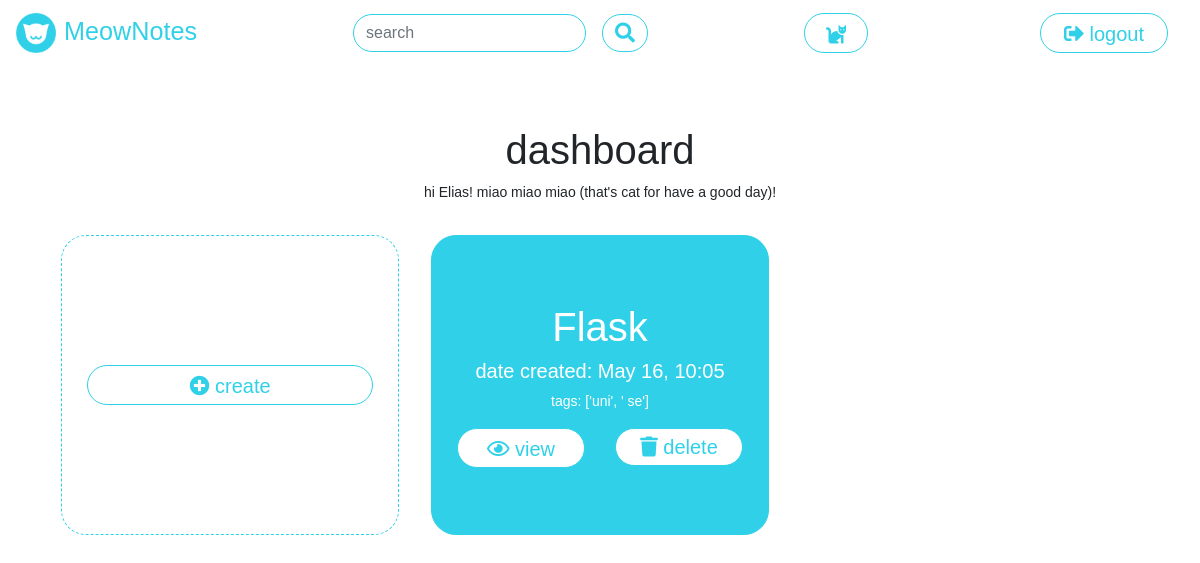
The page /dashboard (signed in) on the database as committed earlier.
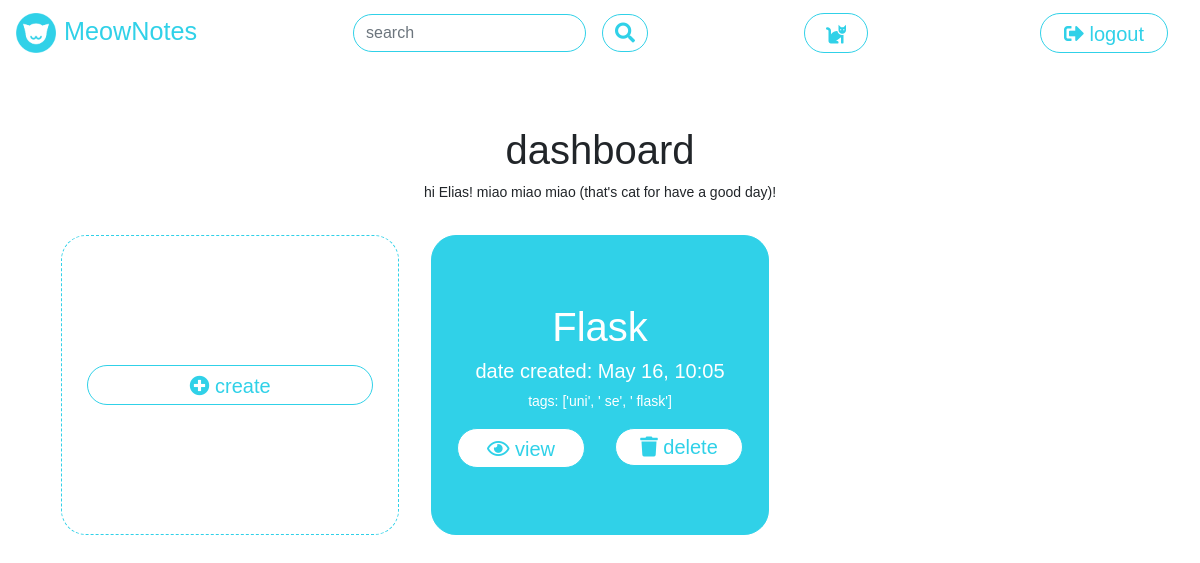
The same page on the database as committed later.
### tables this page shows
CREATE TABLE "notes" (
 "id" INTEGER UNIQUE,
 "uid" INTEGER NOT NULL,
 "date_created" TEXT NOT NULL,
 "title" TEXT NOT NULL,
 "tags" TEXT,
 "content" BLOB NOT NULL,
 PRIMARY KEY("id")
);

### meownotes/pawprint.py (the view)
@MEOW_BP.route("/dashboard")
def dashboard():
    if g.uid:
        session_user = g.username
        uid = g.uid
        db_user_results = get_notes_by_user(uid)
        note_data = process_note_results(db_user_results)
        msg = create_welcome_message(session_user)
        return render_template("dashboard.html", msg=msg, menu_item="logout", data=note_data)
    return redirect("/")

### meownotes/dbquery.py (called while the page is built)
def get_db():
    if DEBUG:
        print(">>> INFO: MeowNotes database configured is: %s" % current_app.config["DATABASE"])
    if "db" not in g:
        g.db = sqlite3.connect(
            current_app.config["DATABASE"],
            detect_types=sqlite3.PARSE_DECLTYPES
        )
        g.db.row_factory = sqlite3.Row
    return g.db

def execute_select(query):
    meownotes_db = get_db()
    result = meownotes_db.execute(query).fetchall()
    return result

def get_user_by_name(username):
    query_input_items = [{"val": username, "cols": ["username"],
                          "type": "exact", "condition": True}]
    query = prepare_query("GET_CONDITIONAL", "users", query_input_items)
    results = execute_select(query)
    return results

def get_id_by_user(username):
    db_res = get_user_by_name(username)
    db_user = parse_user(db_res[0])
    uid = db_user["uid"]
    return uid

def get_notes_by_user(uid):
    query_input_items = [{"val": uid, "cols": ["uid"], "type": "exact", "condition": True}]
    query = prepare_query("GET_CONDITIONAL", "notes", query_input_items)
    results = execute_select(query)
    return results

def parse_user(db_result):
    result = {
        "uid": db_result[0],
        "username": db_result[1],
        "password": db_result[2]
    }
    return result

def parse_note(db_note):
    real_date = dateutil.parser.parse(db_note[2])
    result = {
        "note_id": db_note[0],
        "uid": db_note[1],
        "date_created": db_note[2],
        "ui_date": real_date.strftime('%b %d, %H:%m'),
        "title": db_note[3],
        "tags": db_note[4].split(","),
        "content": db_note[5],
    }
    return result

def process_note_results(db_notes):
    parsed_notes = []
    for db_note in db_notes:
        parsed_notes.append(parse_note(db_note))
    parsed_notes.sort(key=operator.itemgetter('date_created'))
    return parsed_notes

### meownotes/pawprint.py (called while the page is built)
@MEOW_BP.before_app_request
def check_user_logged_in():
    if session.get("username") is not None:
        g.username = session.get("username")
        g.uid = get_id_by_user(session.get("username"))
    else:
        g.uid = None

### meownotes/utils.py (called while the page is built)
def format_value_for_db(value, cols, paramtype):
    if isinstance(value, int) or "id" in cols:
        result = str(value)
    elif paramtype == "contains":
        result = "'%" + value + "%'"
    else:
        result = "'" + value + "'"
    return result

### meownotes/templates/dashboard.html (shortened to what this page needs)
<!DOCTYPE html>
<html lang="en" dir="ltr">
{% extends "meownotes.html" %}
  {% block head %}
  {{ super() }}
  {% endblock %}
  {% block content %}
  <div class="content main">
    <div class="row">
      <div class="col my-auto text-center">
        <div class="my-auto">
          <h1>dashboard</h1>
          {{msg}}
        </div>
      </div>
    </div>
    <div class="row dash-notes-row align-items-center">
      <div class="col-4 text-center dash-notes-col my-auto">
        <div class="dashboard-note-prompt card">
          <div class="card-contents my-auto">
            <div class="row">
              <div class="col">
                <div class="meownotes-button meownotes-link my-auto meownotes-go-accent">
                  <span class="align-middle">
                    <a href="{{ url_for('pawprint.create') }}">
                      <i class="fas fa-plus-circle"></i> create
                    </a>
                  </span>
                </div>
              </div>
            </div>
          </div>
        </div>
      </div>
      {% for note in data %}
      <div class="col-4 text-center dash-notes-col my-auto">
        <div class="dashboard-note card">
          <div class="card-contents my-auto">
            <div class="row">
              <div class="col">
                <h1>{{ note['title'] }}</h1>
              </div>
            </div>
            <div class="row">
              <div class="col">
                <h5>date created: {{ note['ui_date'] }}</h5>
              </div>
            </div>
            <div class="row">
              <div class="col">
                <p>tags: {{ note['tags'] }}</p>
              </div>
            </div>
            <div class="row">
              <div class="col-6">
                <div class="meownotes-button meownotes-link my-auto meownotes-go-accent">
                  <span class="align-middle">
                    <a href="{{ url_for('pawprint.view', id=note['note_id']) }}"><i class="far fa-eye"></i> view</a>
                  </span>
                </div>
              </div>
              <div class="col-6">
                <form method="POST" action="{{ url_for('pawprint.delete') }}">
                  <button class="meownotes-button meownotes-link btn btn-med btn-primary btn-block meownotes-bg-warning"
                    type="submit"><i class="fas fa-trash"></i> delete</button>
                </form>
              </div>
            </div>
          </div>
        </div>
      </div>
      {% endfor %}
    </div>
  </div>
  {% endblock %}

### meownotes/templates/meownotes.html (shortened to what this page needs)
<!DOCTYPE html>
<html lang="en" dir="ltr">
<head>
    {% block head %}
    <link rel="stylesheet" href="{{ url_for('static', filename='css/fonts.css') }}">
    <link rel="stylesheet" href="{{ url_for('static', filename='css/bootstrap-4.3.1/bootstrap.min.css') }}">
    <link rel="stylesheet" href="{{ url_for('static', filename='css/main.css') }}">
    <link rel="stylesheet" href="https://use.fontawesome.com/releases/v5.8.1/css/all.css"
>
    {% endblock %}
</head>
<body>
    <nav class="navbar navbar-dark bg-dark">
        <a class="navbar-brand app-title" href="{{ url_for('pawprint.dashboard') }}"><img
                src="{{ url_for('static', filename='img/logo.png') }}"
                style="max-width:40px;margin-right:0.5rem;">MeowNotes</a>
        {% if menu_item == 'logout' %}
        <form method="POST" action="{{ url_for('pawprint.search') }}">
            <div class="input-group">
                <input type="text" id="search" name="search" class="form-control mr-1 meownotes-input"
                    placeholder="search" required="">
                <span class="input-group-btn">
                    <button class="meownotes-button btn btn-med btn-primary btn-block" type="submit" data-toggle="tooltip" title="search for a note"><i class="fas fa-search"></i>
                    </button>
                </span>
            </div>
        </form>
        {% endif %}
        <div class="meownotes-button meownotes-link"
            style="width:4rem;line-height:1.2;margin-left:1rem;margin-right:1rem;">
            <span class="align-middle">
                <a href="{{ url_for('pawprint.cat') }}" data-toggle="tooltip" title="view a cat!"><i class="fas fa-cat"></i></a>
            </span>
        </div>
        <div class="meownotes-button meownotes-link"
            style="width:8rem;line-height:1.2;margin-left:1rem;margin-right:1rem;">
            <span class="align-middle">
                {% if menu_item == 'logout' %}
                <a href="{{ url_for('pawprint.logout') }}"><i class="fas fa-sign-out-alt"></i> {{menu_item}}</a>
                {% else %}
                <a href="{{ url_for('pawprint.landing') }}"><i class="fas fa-sign-in-alt"></i> {{menu_item}}</a>
                {% endif %}
            </span>
        </div>
    </nav>
    {% block content %}
    {% endblock %}
</body>
</html>

### meownotes/static/css/main.css (style rules this page uses)
body { font-family: "Montserrat", sans-serif; font-size: 14px; }
a { text-decoration: none !important; }
h1 { font-weight: 500; }
:root { --meownotes-blue: #30D1E8; --meownotes-light: #FFFFFF; --meownotes-yellow: #FFB20F; --meownotes-red: #EA526F; }
.mr-1 { margin-right: 1rem !important; }
.navbar.navbar-dark.bg-dark, .navbar .navbar-brand { background-color: var(--meownotes-light) !important; color: var(--meownotes-blue) !important; }
.app-title { font-weight: 300; font-size: 180%; }
.meownotes-input { border-radius: 25px !important; border: 1px solid var(--meownotes-blue); line-height: 1.2; }
.meownotes-button { line-height: 1.2; font-size: 1.25rem; text-align: center; padding: .375rem .75rem; border-radius: 25px !important; background-color: var(--meownotes-light); color: var(--meownotes-blue); border: 1px solid var(--meownotes-blue); }
.meownotes-link { padding: .375rem .75rem; width: 100%; margin: auto; display: inline-table; }
.meownotes-link>span, .meownotes-link>span>a { color: var(--meownotes-blue); }
.main { padding: 60px; height: calc(100vh - 56px); }
.dash-notes-row { height: 100%; }
.dash-notes-col { padding: 1rem; margin-top: 1rem !important; }
.dash-notes-col { height: 325px; }
.dashboard-note-prompt, .dashboard-note { height: 300px; border-radius: 25px; padding-left: 25px; padding-right: 25px; }
.dashboard-note-prompt { background-color: #ffffff; border: 1px dashed #30D1E8; color: #30D1E8; }
.dashboard-note { background-color: #30D1E8; border: 1px solid #30D1E8; color: #ffffff; }

Rows that differ between the two databases and show on the page:
changed notes "Flask": tags "['uni', ' se']" → "['uni', ' se', ' flask']"
